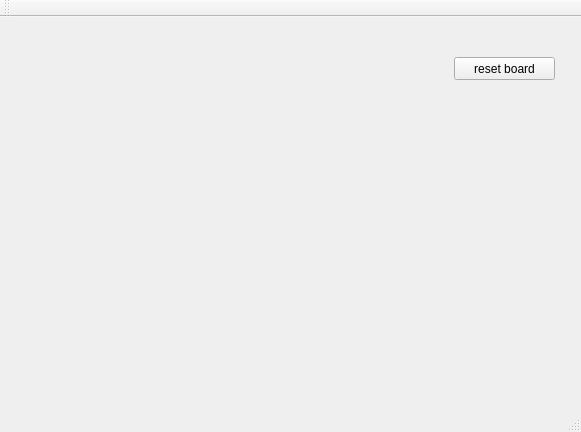
<?xml version="1.0" encoding="UTF-8"?>
<ui version="4.0">
 <class>MainWindow</class>
 <widget class="QMainWindow" name="MainWindow">
  <property name="geometry">
   <rect>
    <x>0</x>
    <y>0</y>
    <width>581</width>
    <height>432</height>
   </rect>
  </property>
  <property name="windowTitle">
   <string>MainWindow</string>
  </property>
  <widget class="QWidget" name="centralWidget">
   <widget class="QPushButton" name="ResetButton">
    <property name="geometry">
     <rect>
      <x>454</x>
      <y>40</y>
      <width>101</width>
      <height>23</height>
     </rect>
    </property>
    <property name="text">
     <string>reset board</string>
    </property>
    <property name="checkable">
     <bool>true</bool>
    </property>
   </widget>
  </widget>
  <widget class="QMenuBar" name="menuBar">
   <property name="geometry">
    <rect>
     <x>0</x>
     <y>0</y>
     <width>581</width>
     <height>22</height>
    </rect>
   </property>
  </widget>
  <widget class="QToolBar" name="mainToolBar">
   <attribute name="toolBarArea">
    <enum>TopToolBarArea</enum>
   </attribute>
   <attribute name="toolBarBreak">
    <bool>false</bool>
   </attribute>
  </widget>
  <widget class="QStatusBar" name="statusBar"/>
 </widget>
 <layoutdefault spacing="6" margin="11"/>
 <resources/>
 <connections/>
</ui>
